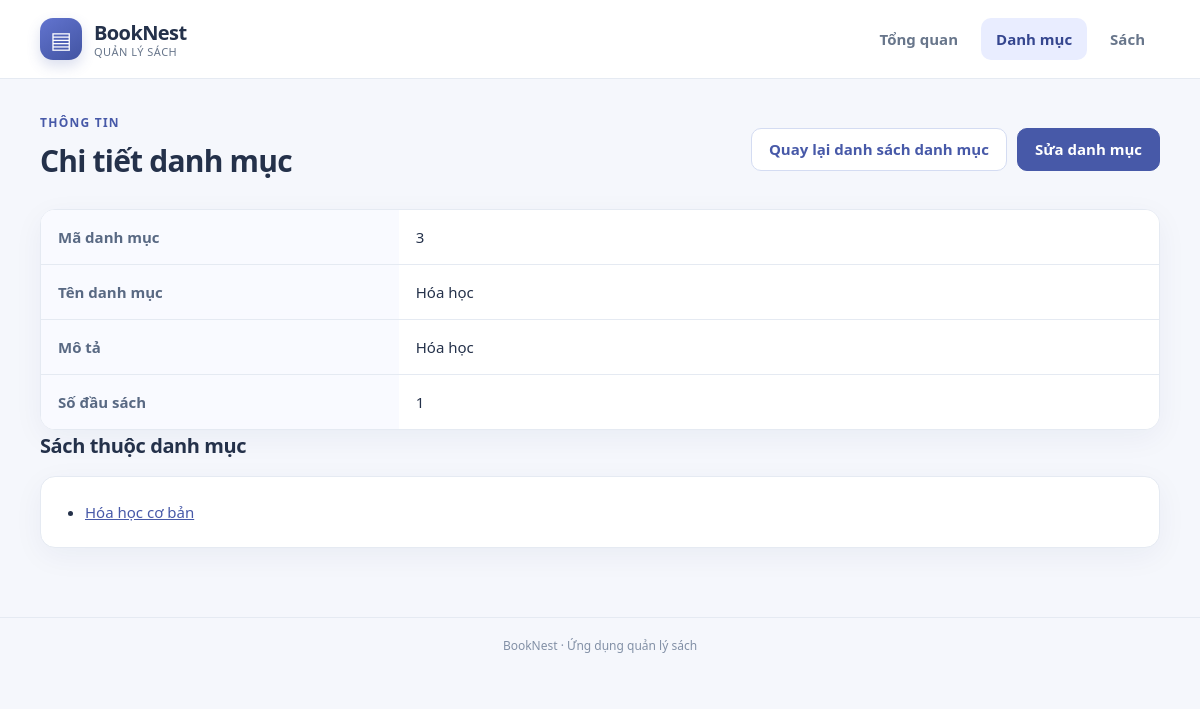
The page /categories/3 on the database its author committed.
### tables this page shows
CREATE TABLE categories (
                id INTEGER PRIMARY KEY AUTOINCREMENT,
                name TEXT NOT NULL UNIQUE,
                description TEXT
            );

CREATE TABLE books (
                id INTEGER PRIMARY KEY AUTOINCREMENT,
                title TEXT NOT NULL,
                author TEXT,
                price REAL NOT NULL CHECK (price >= 0),
                quantity INTEGER NOT NULL DEFAULT 0 CHECK (quantity >= 0),
                category_id INTEGER NOT NULL,
                FOREIGN KEY (category_id) REFERENCES categories(id) ON DELETE RESTRICT
            );

### app.py (the view)
@app.get("/categories/<int:id>")
def category_detail(id):
    with closing(get_connection()) as connection:
        category = connection.execute(
            "SELECT id, name, description FROM categories WHERE id = ?", (str(id),)
        ).fetchone()
        if category is None:
            abort(404)
        books_in_category = connection.execute(
            "SELECT id, title FROM books WHERE category_id = ? ORDER BY title, id",
            (category["id"],),
        ).fetchall()
    return render_template("category_detail.html", category=category, books=books_in_category)

### database.py (called while the page is built)
def get_connection():
    connection = sqlite3.connect(DATABASE_PATH)
    connection.row_factory = sqlite3.Row
    connection.execute("PRAGMA foreign_keys = ON")
    return connection

### templates/category_detail.html (shortened to what this page needs)
{% extends "base.html" %}
{% block content %}
<div class="page-heading">
    <div><p class="eyebrow">THÔNG TIN</p><h1>Chi tiết danh mục</h1></div>
    <div class="form-actions">
        <a class="button secondary" href="{{ url_for('categories') }}">Quay lại danh sách danh mục</a>
        <a class="button" href="{{ url_for('category_form', id=category.id) }}">Sửa danh mục</a>
    </div>
</div>
<div class="table-wrapper">
    <table>
        <tbody>
            <tr><th scope="row">Mã danh mục</th><td>{{ category.id }}</td></tr>
            <tr><th scope="row">Tên danh mục</th><td>{{ category.name }}</td></tr>
            <tr><th scope="row">Mô tả</th><td>{{ category.description or 'Chưa có mô tả' }}</td></tr>
            <tr><th scope="row">Số đầu sách</th><td>{{ books|length }}</td></tr>
        </tbody>
    </table>
</div>
<h2>Sách thuộc danh mục</h2>
{% if books %}
<ul class="book-list">
    {% for book in books %}
    <li><a href="{{ url_for('book_detail', id=book.id) }}">{{ book.title }}</a></li>
    {% endfor %}
</ul>
{% else %}
<p>Danh mục này chưa có sách.</p>
{% endif %}
{% endblock %}

### static/style.css (style rules this page uses)
:root { --ink: #24314a; --muted: #68768b; --primary: #4759a8; --primary-dark: #35468f; --accent: #e9edff; --surface: #ffffff; --background: #f5f7fc; --line: #e5eaf2; --danger: #b34251; --radius: 15px; --shadow: 0 8px 30px rgba(25, 44, 91, 0.05); }
* { box-sizing: border-box; }
body { margin: 0; background: var(--background); color: var(--ink); font: 15px/1.6 system-ui, -apple-system, "Segoe UI", Arial, sans-serif; }
a { color: var(--primary); }
.page-heading { display: flex; justify-content: space-between; align-items: center; flex-wrap: wrap; gap: 16px; margin-bottom: 24px; }
.page-heading h1, h1 { margin: 0; font-size: clamp(24px, 3vw, 30px); font-weight: 750; letter-spacing: -.8px; }
h2 { font-size: 20px; margin: 0; letter-spacing: -.4px; }
.eyebrow { margin: 0 0 5px; color: var(--primary); font-size: 12px; font-weight: 800; letter-spacing: 1.25px; text-transform: uppercase; }
.table-wrapper { overflow-x: auto; background: var(--surface); border: 1px solid var(--line); border-radius: var(--radius); box-shadow: var(--shadow); }
table { width: 100%; border-collapse: collapse; background: white; }
th, td { padding: 15px 17px; text-align: left; vertical-align: middle; border-bottom: 1px solid var(--line); }
tbody tr:last-child td, tbody tr:last-child th { border-bottom: 0; }
tbody th[scope="row"] { color: #596983; background: #f9faff; width: 32%; font-weight: 650; }
button, .button { display: inline-flex; justify-content: center; align-items: center; gap: 6px; padding: 10px 17px; border: 1px solid var(--primary); border-radius: 10px; background: var(--primary); color: white; font: inherit; font-weight: 650; line-height: 1.4; text-decoration: none; cursor: pointer; transition: background .2s, transform .15s, box-shadow .2s; }
.secondary { color: var(--primary); background: white; border-color: #d4dcf2; }
.form-actions { display: flex; align-items: center; flex-wrap: wrap; gap: 10px; }
.form-actions .button, .form-actions button { min-width: 92px; }
.book-list { padding: 18px 22px 18px 44px; margin-top: 14px; background: white; border-radius: var(--radius); border: 1px solid var(--line); box-shadow: var(--shadow); }
.book-list li { padding: 5px 0; }

### rows shown on the page
categories: id "3", name "Hóa học", description "Hóa học"
books: title "Hóa học cơ bản"

### other values the page prints
{{ books|length }} "1"
